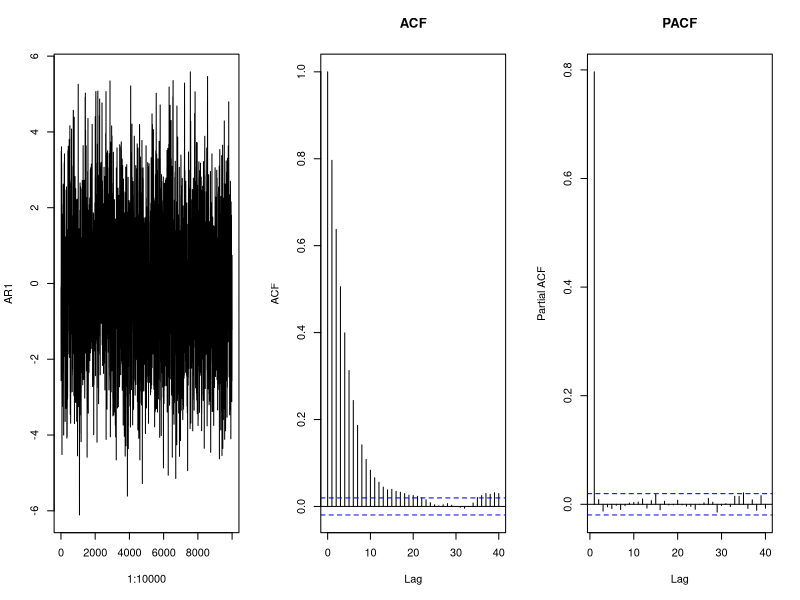
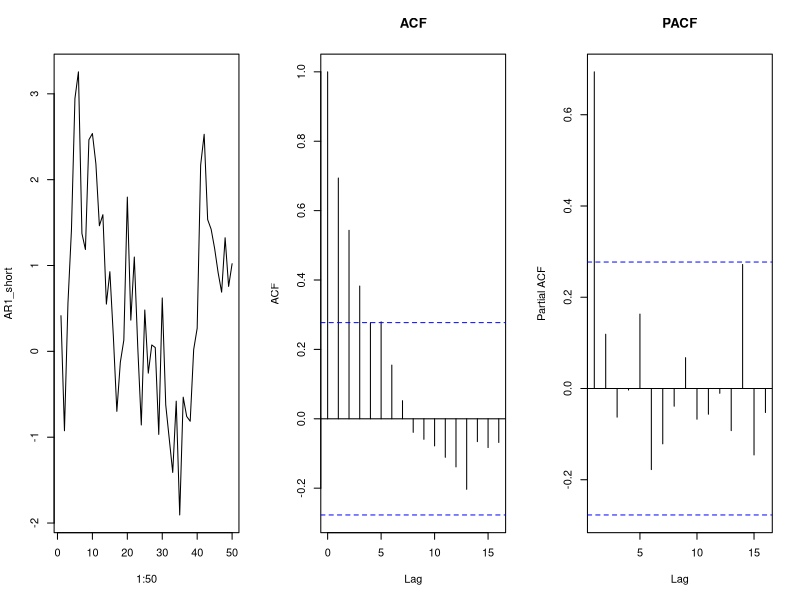
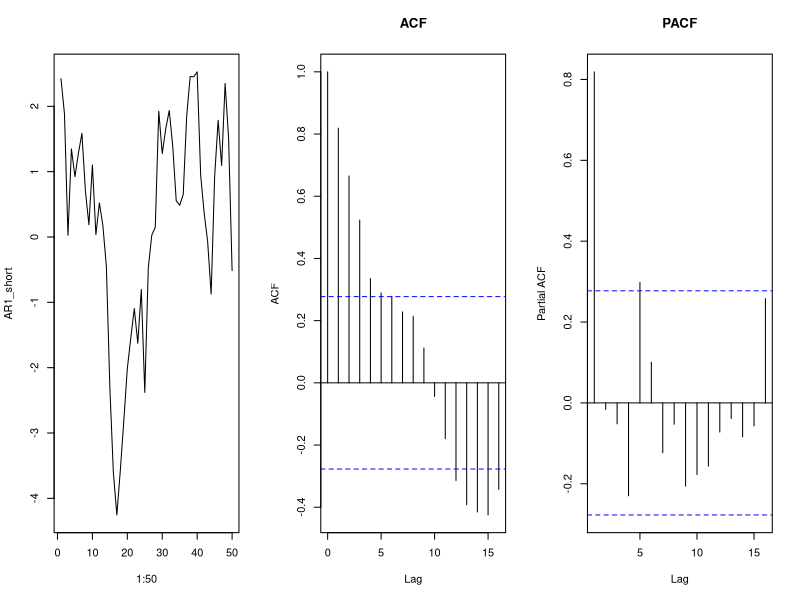
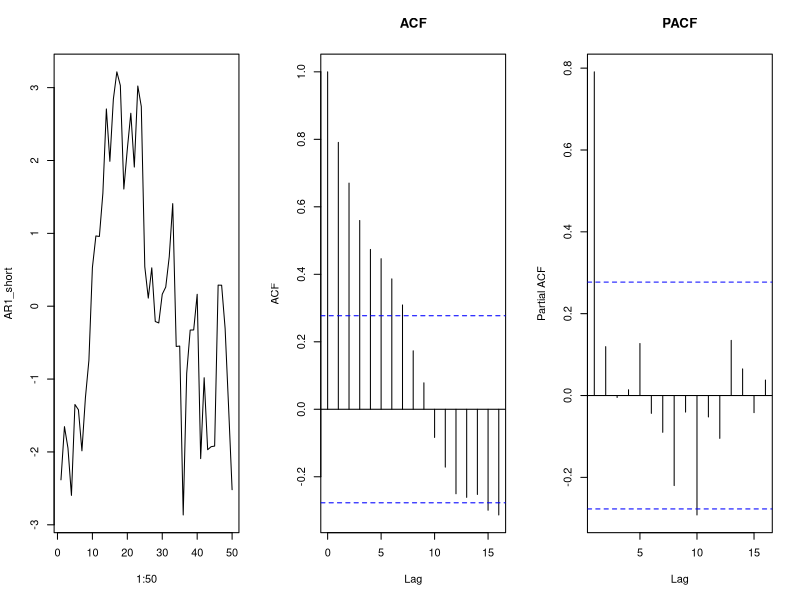
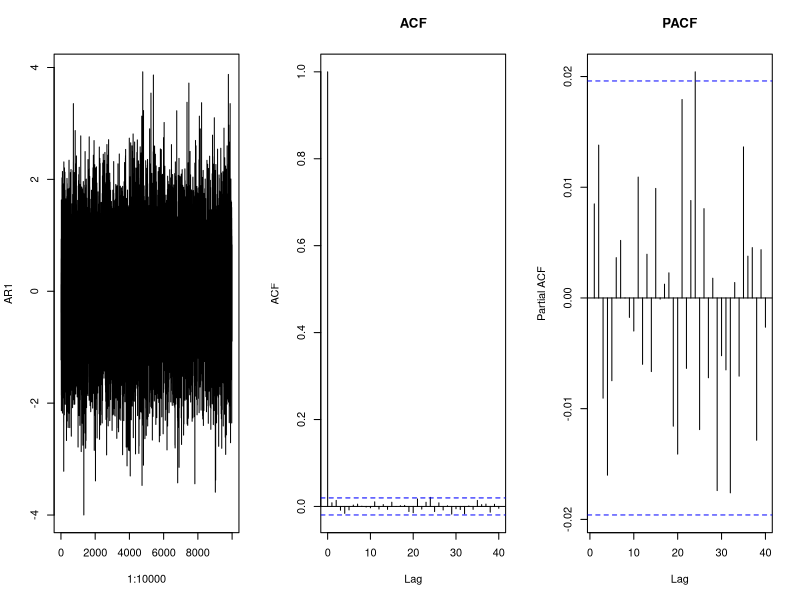
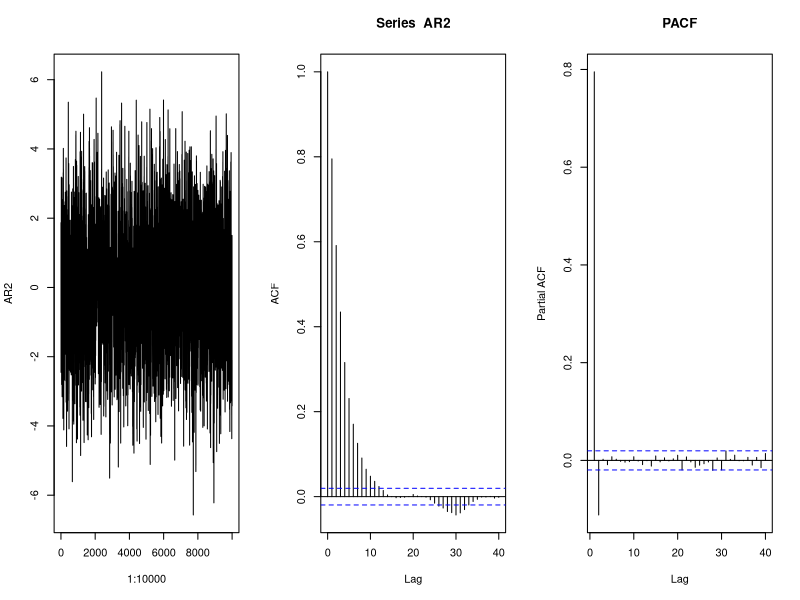
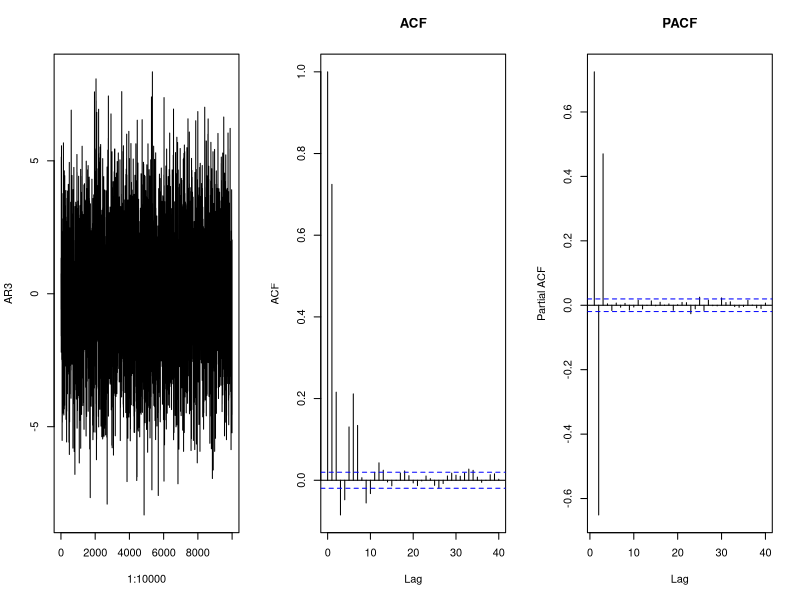
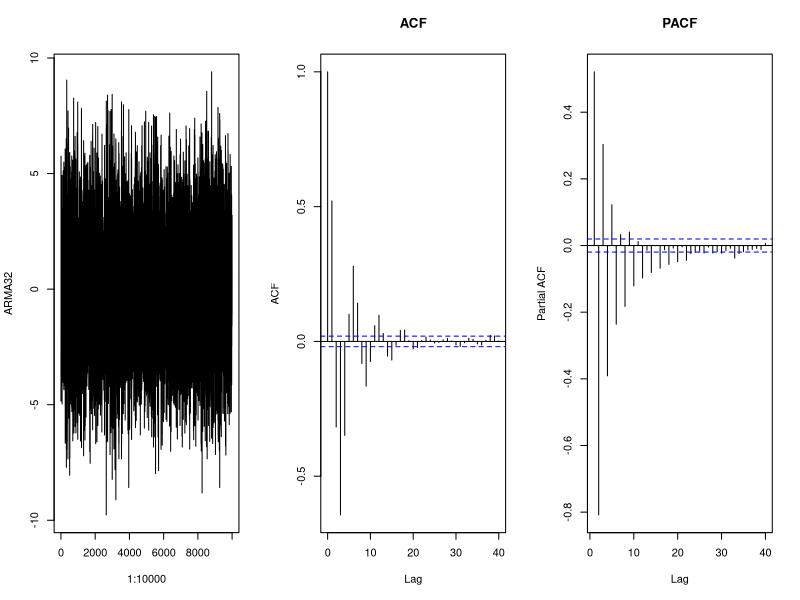

Write R code to recreate these figures, in order.
## ---- chunk 1
knitr::opts_chunk$set(echo = TRUE)
## ---- chunk 2
AR1 <- arima.sim(list(ar=c(0.8)),10000)
par(mfrow=c(1,3))
plot(1:10000,AR1,type="l")
ar1_acf <- acf(AR1,main="ACF")
ar1_pacf <-pacf(AR1,main="PACF")
## ---- chunk 3
AR1_short = arima.sim(list(ar=c(0.8)),50)
par(mfrow=c(1,3))
plot(1:50,AR1_short,type="l")
AR1_short_acf <- acf(AR1_short,main="ACF")
AR1_short_pacf <-pacf(AR1_short,main="PACF")
## ---- chunk 4
AR1_short = arima.sim(list(ar=c(0.8)),50)
par(mfrow=c(1,3))
plot(1:50,AR1_short,type="l")
AR1_short_acf <- acf(AR1_short,main="ACF")
AR1_short_pacf <-pacf(AR1_short,main="PACF")
## ---- chunk 5
AR1_short = arima.sim(list(ar=c(0.8)),50)
par(mfrow=c(1,3))
plot(1:50,AR1_short,type="l")
AR1_short_acf <- acf(AR1_short,main="ACF")
AR1_short_pacf <-pacf(AR1_short,main="PACF")
## ---- chunk 6
AR1 <- arima.sim(list(ar=c(0.0)),10000)
par(mfrow=c(1,3))
plot(1:10000,AR1,type="l")
ar1_acf <- acf(AR1,main="ACF")
ar1_pacf <-pacf(AR1,main="PACF")
## ---- chunk 7
rho1<-.8
rho2<-.6
a1<-(rho1*(1-rho2)/(1-rho1^2))
a2<-(rho2-rho1^2)/(1-rho1^2)
AR2<-arima.sim(list(ar=c(a1,a2)),10000)
par(mfrow=c(1,3))
plot(1:10000,AR2,type="l")
acf(AR2)
pacf(AR2,main="PACF")

## ---- chunk 8

a1<-1.5
a2<--1.21
a3<-.46
AR3<-arima.sim(list(ar=c(a1,a2,a3)),10000)
par(mfrow=c(1,3))
plot(1:10000,AR3,type="l")
acf(AR3,main="ACF")
pacf(AR3,main="PACF")

## ---- chunk 9

a1<-1.5
a2<--1.21
a3<-.46
b1<--.2
b2<--.9
ARMA32<-arima.sim(list(ar=c(a1,a2,a3),ma=c(b1,b2)),10000)
par(mfrow=c(1,3))
plot(1:10000,ARMA32,type="l")
acf(ARMA32,main="ACF")
pacf(ARMA32,main="PACF")

## ---- chunk 10

b1<- .2
b2<- .9
MA2<-arima.sim(list(ma=c(b1,b2)),10000)
par(mfrow=c(1,3))
plot(1:10000,MA2,type="l")
acf(MA2,main="ACF")
pacf(MA2,main="PACF")

## ---- chunk 11
# load the data
library(tseries)
library(forecast)
library(ggplot2)
bills<-read.csv("ElectricBill.csv")
bills$DateIndex<-1:nrow(bills)
## ---- chunk 12
attach(bills)
Acf(Bill)
Pacf(Bill)
## ---- chunk 13
AR1 <- arima(Bill,order=c(1,0,0))
tsdisplay(residuals(AR1),lag.max=15,main="AR(1) residual diagnostics")
## ---- chunk 14
AR2 <- arima(Bill,order=c(2,0,0))
tsdisplay(residuals(AR2),lag.max=15,main="AR(2) residual diagnostics")
## ---- chunk 15
AR3 <- arima(Bill,order=c(3,0,0))
tsdisplay(residuals(AR3),lag.max=15,main="AR(3) residual diagnostics")
## ---- chunk 16
AR4 <- arima(Bill,order=c(4,0,0))
tsdisplay(residuals(AR4),lag.max=15,main="AR(4) residual diagnostics")
## ---- chunk 17
AR5 <- arima(Bill,order=c(5,0,0))
tsdisplay(residuals(AR5),lag.max=15,main="AR(5) residual diagnostics")
## ---- chunk 18
#AIC from AR1 is 
AIC(AR1)
#AIC from AR2 is 
AIC(AR2)
#AIC from AR3 is
AIC(AR3)
#AIC from AR4 is 
AIC(AR4)
#AIC from AR5 is
AIC(AR5)
